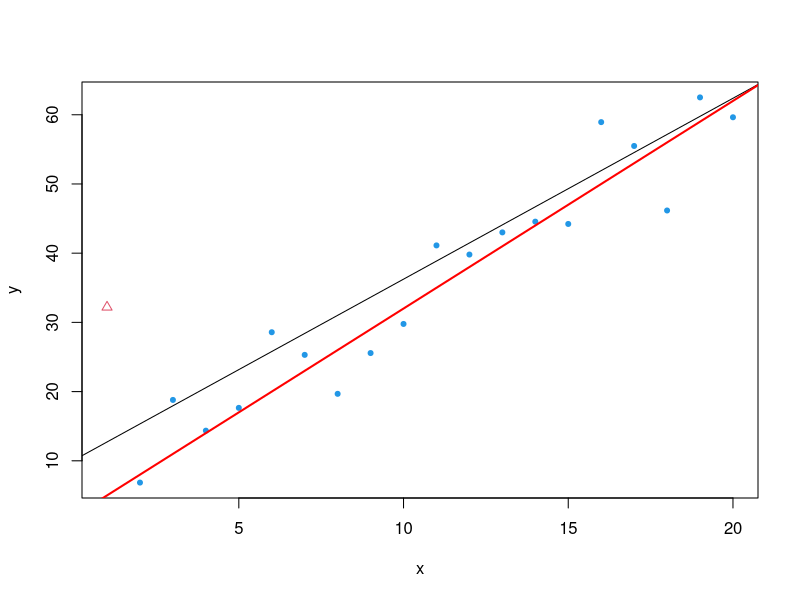
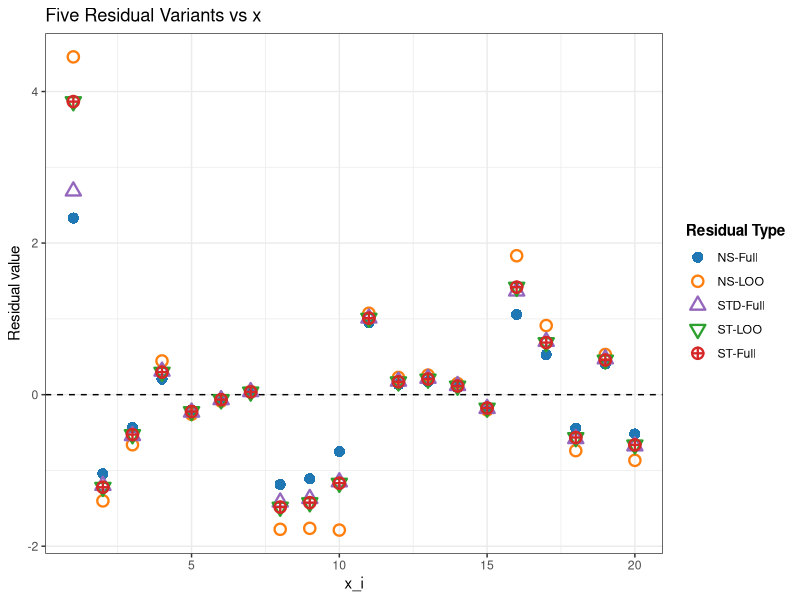
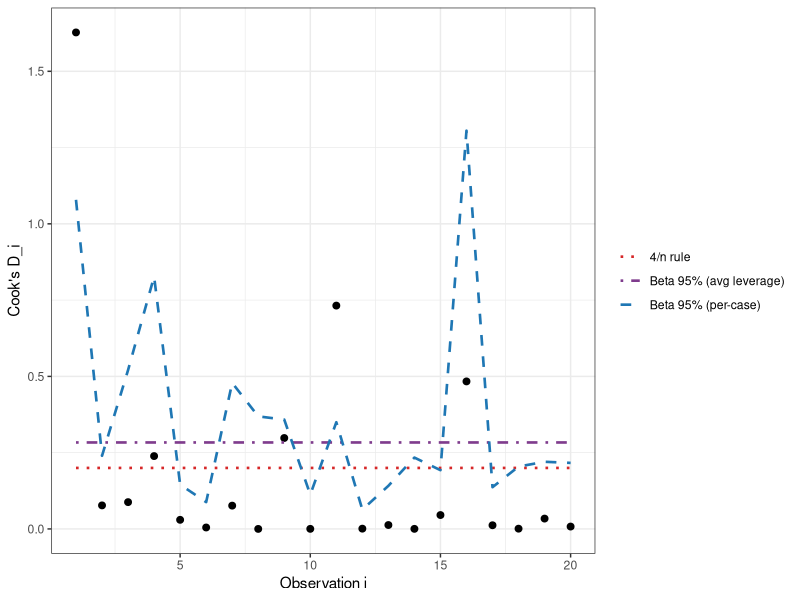

Source code (R) for these figures, in order:
## ---- chunk 1
#| message: false
#| warning: false
## Load libraries
library(dplyr)
library(knitr)

## -------------------------------
## 1) Data and full-model fit
## -------------------------------
set.seed(123)
n <- 20
x <- 1:n
y <- 2 + 3 * x + rnorm(n, mean = 0, sd = 5)
y[1] <- y[1] + 30  
#y[11] <- y[11] - 30 
o.index <- c(1)
flag.outlier <- rep(20, n)
flag.outlier[o.index] <- 2
full_data  <- data.frame(x = x, replicate(5, rnorm (n)), y = y)

plot(y~x, data=full_data, pch= flag.outlier, col=flag.outlier)
fit <- lm(y~., data=full_data)
abline (fit)
abline (a=2, b=3, col="red", lwd=2)
## ---- chunk 2
#| label: plaintext
#| echo: true
#| message: false
#| warning: false

library(kableExtra)

full_model <- lm(y ~ ., data = full_data)
p <- length(coef(full_model))
leverage    <- hatvalues(full_model)
e_full      <- resid(full_model)
sigma_hat_val  <- summary(full_model)$sigma

rss_full <- sum(e_full^2)
df_loo <- n - p - 1
sigma_minus_i_shortcut <- sqrt((rss_full - (e_full^2 / (1 - leverage))) / df_loo)

## -------------------------------
## 2) LOOCV quantities (refit n times)
## -------------------------------
e_del_val <- numeric(n)
sigma_minus_i_val <- numeric(n)

for (i in 1:n) {
  loocv_model <- lm(y ~ ., data = full_data[-i, ])
  yhat_minus  <- predict(loocv_model, newdata = full_data[i, , drop = FALSE])
  e_del_val[i]    <- full_data$y[i] - yhat_minus
  sigma_minus_i_val[i] <- summary(loocv_model)$sigma
}

## -------------------------------
## 3) Assemble and round results
## -------------------------------
residuals_df <- data.frame(
  x = full_data$x,
  h = as.numeric(leverage),
  e_i = as.numeric(e_full),
  sigma_hat = as.numeric(sigma_hat_val),
  e_i_minus_i = as.numeric(e_del_val),
  e_i_minus_i_2 = e_full/(1-leverage),
  sigma_minus_i = as.numeric(sigma_minus_i_val),
  sigma_minus_i_shortcut = as.numeric(sigma_minus_i_shortcut),
  `NS-Full` = e_full / sigma_hat_val,
  `NS-LOO` = e_del_val / sigma_minus_i_val,
  `STD-Full` = rstandard(full_model), # <-- ADDED STANDARDIZED RESIDUAL
  `ST-LOO` = e_del_val / (sigma_minus_i_val / sqrt(1 - leverage)),
  `ST-Full` = rstudent(full_model)
) %>%
  mutate(across(where(is.numeric), ~ round(.x, 3)))


## 4) Create simple display names
display_names <- c("$x_i$", "$h_i$", "$e_i$", "$\\hat{\\sigma}$", 
                   "$e_{i,-i}$", "$\\hat{e}_{i,-i}$",
                   "$\\hat{\\sigma}_{-i}$", "$\\tilde{\\sigma}_{-i}$", 
                   "NS-Full", "NS-LOO", "STD-Full", "ST-LOO", "ST-Full") # <-- ADDED LABEL

## 5) Display the table
## Conditional check for output format
if (knitr::is_html_output()) {
  ## --- Code for HTML Output (using kableExtra) ---
  knitr::kable(
    residuals_df,
    caption = "Residual variants",
    col.names = display_names,
    align = "r",
    #format="html",
    escape = FALSE # Allows LaTeX and <br/> to render
  ) 
} else {
  ## --- Code for PDF/Other Output (using kableExtra) ---
  knitr::kable(
    residuals_df,
    caption = "Residual variants.",
    col.names = display_names,
    align = "r",
    format = "latex",
    booktabs = TRUE,
    escape = FALSE # Allows LaTeX and \\ to render
  ) %>%
    kable_styling(
      latex_options = "scale_down"
    )
}
## ---- chunk 3
#| label: plot-five-residuals-new-names
#| echo: true
#| message: false
#| warning: false
#| fig-cap: "Five residual variants plotted against the predictor variable x."

## Load libraries
library(dplyr)
library(tidyr)
library(ggplot2)
library(knitr)


## -------------------------------
## 3) Plotting Code with Updated Names
## -------------------------------

## Prepare data for plotting
plot_df <- residuals_df %>%
  ## Use the new, simple column names (R converts '-' to '.')
  select(
    x,
    NS.Full,
    NS.LOO,
    STD.Full, # <-- ADDED FOR PLOTTING
    ST.LOO,
    ST.Full
  ) %>%
  pivot_longer(
    cols = -x,
    names_to = "residual_type",
    values_to = "residual_value"
  )

## Update the names in the mapping vectors
shape_map <- c(
  NS.Full  = 16,  # solid circle
  NS.LOO   = 1,   # hollow circle
  STD.Full = 2,   # hollow triangle <-- ADDED
  ST.LOO   = 6,   # asterisk
  ST.Full  = 10   # asterisk
)

labels_map <- c(
  NS.Full  = "NS-Full",
  NS.LOO   = "NS-LOO",
  STD.Full = "STD-Full", # <-- ADDED
  ST.LOO   = "ST-LOO",
  ST.Full  = "ST-Full"
)

color_map <- c(
  NS.Full  = "#1f77b4",  # blue
  NS.LOO   = "#ff7f0e", # orange
  STD.Full = "#9467bd",  # purple <-- ADDED
  ST.LOO   = "#2ca02c",  # green
  ST.Full  = "#d62728"   # red
)

## Generate the plot
ggplot(
  plot_df,
  aes(x = x, y = residual_value,
      shape = residual_type, color = residual_type, group = residual_type)
) +
  geom_hline(yintercept = 0, linetype = "dashed") +
  geom_point(size = 3, stroke = 1.2) + # Increased stroke for visibility
  scale_shape_manual(
    values = shape_map,
    breaks = names(labels_map),
    labels = unname(labels_map),
    name = "Residual Type"
  ) +
  scale_color_manual(
    values = color_map,
    breaks = names(labels_map),
    labels = unname(labels_map),
    name = "Residual Type"
  ) +
  labs(
    title = "Five Residual Variants vs x",
    x = "x_i",
    y = "Residual value"
  ) +
  theme_bw() +
  theme(
    legend.position = "right",
    legend.title = element_text(face = "bold")
  )
## ---- chunk 4
#| label: cooksD-crit-table
#| echo: true
#| warning: false
#| message: false


library(dplyr)
library(tidyr)
library(knitr)
library(kableExtra)

## Exact 95% Cook's D cutoff under average leverage h_ii = p/n (so c_i = 1):
## d_{i,0.95} = qbeta(0.95; 1/2, (n - p - 1)/2), valid when nu = n - p - 1 > 0
cook_crit_avg <- function(n, p, alpha = 0.05) {
  nu <- n - p - 1
  if (nu <= 0) return(NA_real_)
  stats::qbeta(1 - alpha, shape1 = 0.5, shape2 = nu / 2)
}

## Grids (edit as needed)
n_vals <- c(20, 30, 50, 80, 100, 150, 200, 500)
p_vals <- c(2, 3, 5, 10, 15, 20, 30, 50)

df <- tidyr::crossing(n = n_vals, p = p_vals) %>%
  mutate(valid = p <= n - 2,
         nu    = n - p - 1L) %>%
  rowwise() %>%
  mutate(
    cook_crit_95 = if (valid) cook_crit_avg(n, p, 0.05) else NA_real_,
    `4/n`        = 4 / n,
    ratio        = cook_crit_95 / `4/n`,
    `p/n`        = p / n
  ) %>%
  ungroup() %>%
  filter(valid) %>%
  select(n, p, `p/n`, nu, cook_crit_95, `4/n`, ratio) %>%
  mutate(
    `p/n`         = round(`p/n`, 3),
    cook_crit_95  = round(cook_crit_95, 6),
    `4/n`         = round(`4/n`, 6),
    ratio         = round(ratio, 4)
  )


library(knitr)
library(kableExtra)

cap <- "Exact 95% Cook's D critical value (average leverage $h_{ii}=p/n \\Rightarrow c_i=1$) vs heuristic $4/n$."

if (knitr::is_html_output()) {
  kable(
    df,
    format   = "html",
    row.names = FALSE,
    align    = "r",
    escape   = FALSE,
    caption  = cap
  ) |>
    kable_styling(full_width = FALSE, bootstrap_options = c("striped", "hover", "condensed", "responsive")) |>
    scroll_box(width = "100%")
} else if (knitr::is_latex_output()) {
  kable(
    df,
    format   = "latex",
    row.names = FALSE,
    align    = "r",
    booktabs = TRUE,
    escape   = FALSE,
    caption  = cap
  ) |>
    kable_styling(full_width = FALSE, latex_options = "hold_position")
} else {
  # e.g., Word/RTF
  kable(
    df,
    row.names = FALSE,
    align    = "r",
    escape   = FALSE,
    caption  = cap
  )
}

## ---- chunk 5
#| label: cooksD-compute-and-plot
#| echo: true
#| message: false
#| warning: false
#| fig-cap: "Cook's D by case with heuristic 4/n (red dotted), per-case Beta 95% critical values (blue dashed), and average-leverage Beta 95% line (purple dot-dash)."

library(dplyr)
library(ggplot2)
library(knitr)

## --- 1) Data and full-model fit (your setup)

n <- 20
x <- 1:n
y <- 2 + 3 * x + rnorm(n, mean = 0, sd = 5)
y[1] <- y[1] + 30   # add an outlier at i = 1
y[11] <- y[11] + 30
full_data  <- data.frame(x = x, replicate(5, rnorm(n)), y = y)

fit <- lm(y ~ ., data = full_data)

## --- 2) Ingredients for Cook's D and thresholds
p      <- length(coef(fit))        # includes intercept
h      <- hatvalues(fit)           # leverage h_ii
D      <- cooks.distance(fit)      # Cook's D_i
nu     <- n - p - 1                # df for deleted-studentized residual
alpha  <- 0.05

## Per-case scaling factor: c_i = ((n-p)/p) * (h_ii/(1-h_ii))
c_i        <- ((n - p) / p) * (h / (1 - h))

## Exact per-case Beta 95% critical values:
## D_i / c_i ~ Beta(1/2, (n-p-1)/2)  =>  D_crit_i = c_i * qbeta(0.95, 1/2, (n-p-1)/2)
crit_beta_i <- c_i * qbeta(1 - alpha, shape1 = 0.5, shape2 = nu / 2)

## Average-leverage Beta 95% critical value:
## If h_ii = p/n (average leverage), then c_i = 1 exactly
crit_beta_avg <- qbeta(1 - alpha, shape1 = 0.5, shape2 = nu / 2)

## Heuristic 4/n line
crit_heur <- 4 / n

## --- 3) Assemble results table
df_cook <- tibble(
  i            = seq_len(n),
  h_ii         = as.numeric(h),
  D_i          = as.numeric(D),
  c_i          = as.numeric(c_i),
  crit_beta_i  = as.numeric(crit_beta_i),
  crit_beta_avg = crit_beta_avg,
  crit_heur    = crit_heur
)

## Print a compact table
knitr::kable(
  df_cook %>% mutate(across(where(is.numeric), ~ round(.x, 5))),
  caption = "Cook's D, leverage, and thresholds: per-case Beta 95%, average-leverage Beta 95%, and 4/n."
)

## --- 4) Plot D_i with thresholds
thresh_df <- bind_rows(
  df_cook %>% transmute(i, value = crit_beta_i,   Type = "Beta 95% (per-case)"),
  tibble(i = seq_len(n), value = crit_beta_avg,   Type = "Beta 95% (avg leverage)"),
  tibble(i = seq_len(n), value = crit_heur,       Type = "4/n rule")
)

ggplot(df_cook, aes(x = i, y = D_i)) +
  geom_point(size = 2) +
  geom_line(data = thresh_df,
            aes(y = value, color = Type, linetype = Type),
            linewidth = 0.9) +
  scale_color_manual(values = c(
    "Beta 95% (per-case)"      = "#1f77b4",
    "Beta 95% (avg leverage)"  = "#7f3c8d",
    "4/n rule"                 = "#d62728"
  )) +
  scale_linetype_manual(values = c(
    "Beta 95% (per-case)"      = "dashed",
    "Beta 95% (avg leverage)"  = "dotdash",
    "4/n rule"                 = "dotted"
  )) +
  labs(x = "Observation i", y = "Cook's D_i") +
  theme_bw() +
  theme(legend.title = element_blank())
